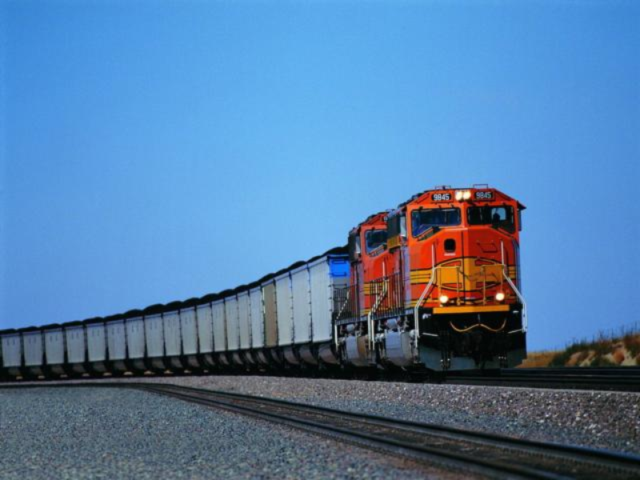
%> input picture Itti n Improved Itti/Image_17.png, 640 x 480 px
$ octave --eval "result = ittiSaliency_changed(imread('Image_17.png'));"   (GNU Octave 9; MATLAB toolbox functions it lacks are replaced by stand-ins)
%> lines starting %> are read from the running program, lines starting %| are printed output that depends on the picture; in (x1, y1, x2, y2) boxes, pixels count from 0 and x2, y2 are one past the last pixel; in counts of white or black regions, pixels touching at a corner belong together; the program's own positions count from 1
%% Functions
function [varargout] = ittiSaliency_changed(input)
% Computes the all process described in the rerence article:
% 1. Devides the input image in I,R,G,B and Y channels as described in
%    par. 2.1
% 2. Computes the center-surround operation on the Intensity channel and
%    the RG and BY double opponencies as described in par 2.1
% 3. Computes the 4 orientation center-surround operation as described
%    in par 2.1
% 4. Produces the conspicuity maps of intensity, color and orientation
%    as described in par 2.2
% 5. Produces the saliency map as described in par 2.2
% 6. Extracts the saliency points with the Winner-Take-All and Inibition of
%    Return strategy proposed in par 2.2 - Note: This is just my
%    interpretation of the WTA section. It is not based on the leaky
%    integrate-and-fire neuron model. I could not find any implementation
%    of this kind of model. Please, let me know if it looks correct to you
%    or if you got any suggestion or if you have the correct version of the
%    model proposed by Itti et al.

origSize = size(input);
origSize = origSize(1:2);   % [H W]

%% Channel division

[I,R,G,B,Y] = channels(input);

%% Center-Surround operation on the intensity channel

CSI = gaussianCenterSurround(I,I);

%% RG and BY opponency

RG = gaussianCenterSurround(R-G,G-R);
BY = gaussianCenterSurround(B-Y,Y-B);

%% orientation maps

orientationMaps = gaborCenterSurround_paper(I,4);
% [59 lines not run here, left out]
function [I,R,G,B,Y] = channels(input)
% [I,R,G,B,Y] = channels(input)
% Safe RGB-to-(I,R,G,B,Y) conversion (avoids NaNs from 0 denominators).
% Paper intent: normalize r,g,b by I only where I > 0.1*max(I).

    % Work in double to avoid uint overflow and for safe division
    input = double(input);

    % Intensity
    I = (input(:,:,1) + input(:,:,2) + input(:,:,3)) / 3;
    maxI = max(I(:));

    % If the image (or masked region) is completely black, return zeros
    if maxI <= 0
        z = zeros(size(I));
        R = z; G = z; B = z; Y = z;
        return;
    end

    % Only normalize where intensity is significant (paper uses 0.1*max(I))
    mask = (I > maxI/10);

    % Safe denominator: never allow 0
    denom = I;
    denom(denom == 0) = eps;

    % Normalize RGB by intensity everywhere safely, then zero-out outside mask
    r = input(:,:,1) ./ denom;
    g = input(:,:,2) ./ denom;
    b = input(:,:,3) ./ denom;

    r(~mask) = 0;
    g(~mask) = 0;
    b(~mask) = 0;

    % Broadly tuned channels (rectified)
    R = r - (g + b)/2;  R(R < 0) = 0;
    G = g - (r + b)/2;  G(G < 0) = 0;
    B = b - (r + g)/2;  B(B < 0) = 0;

    Y = (r + g)/2 - abs(r - g)/2 - b;
    Y(Y < 0) = 0;

    % Extra safety: clamp any accidental NaN/Inf (shouldn't happen now)
    R(~isfinite(R)) = 0;
    G(~isfinite(G)) = 0;
    B(~isfinite(B)) = 0;
    Y(~isfinite(Y)) = 0;
end

function output = gaussianCenterSurround(input1,input2)
    % Paper: scales s in [0..8], center c in {2,3,4}, surround s=c+{3,4}
    P1 = gaussianPyramid(input1,9);   % indices 1..9 correspond to scales 0..8
    P2 = gaussianPyramid(input2,9);

    k = 1;
    for c = 2:4
        for delta = 3:4
            s = c + delta;

            centerMap   = P1{c+1}; % +1 because MATLAB is 1-indexed
            surroundMap = P2{s+1};
            surroundMap = imresize(surroundMap, size(centerMap), "bilinear");

            output{1,k} = abs(centerMap - surroundMap);
            k = k + 1;
        end
    end
end
function output = gaussianPyramid(input,l)
% output = gaussianPyramid(input,l)
% compute the l-th level gassian pyramid of the input, where l=0 is the
% base image, l=1 is the first reduction, etc...
output{1} = input;
for i=1:l-1
    output{i+1} = impyramid(output{i},'reduce');
end
end

function output = gaborCenterSurround_paper(I, nOfDir)
    % Paper-like oriented Gabor pyramids on Gaussian pyramid scales 0..8
    Ipyr = gaussianPyramid(I, 9); % 0..8

    thetas = round((0:nOfDir-1) * (180/nOfDir));  % e.g., 0,45,90,135 when nOfDir=4

    % Compute O(s,theta) at each Gaussian scale
    O = cell(nOfDir, 9);
    for j = 1:nOfDir
        theta = thetas(j);
        for s = 0:8
            Is = Ipyr{s+1};
            % Choose a wavelength or filter size; many implementations keep wavelength fixed per scale.
            % A simple practical choice: wavelength proportional to scale.
            wavelength = 4;  % you can tune this
            O{j, s+1} = imgaborfilt(Is, wavelength, theta);
        end
    end

    % Center-surround differences: c in {2,3,4}, s=c+{3,4}
    output = cell(nOfDir, 6);
    for j = 1:nOfDir
        k = 1;
        for c = 2:4
            for delta = 3:4
                s = c + delta;
                centerMap   = O{j, c+1};
                surroundMap = imresize(O{j, s+1}, size(centerMap), "bilinear");
                output{j, k} = abs(centerMap - surroundMap);
                k = k + 1;
            end
        end
    end
end
% [268 lines left out: functions gaborTextureCenterSurround, gaborMagPyramid, gaborPyramid, conspicuityInt_paper, conspicuityCol_paper, conspicuityOr_paper and 8 more, not called in this run]
%> in channels, `I = (input(:,:,1) + input(:,:,2) + input(:,:,3)) / 3;`:
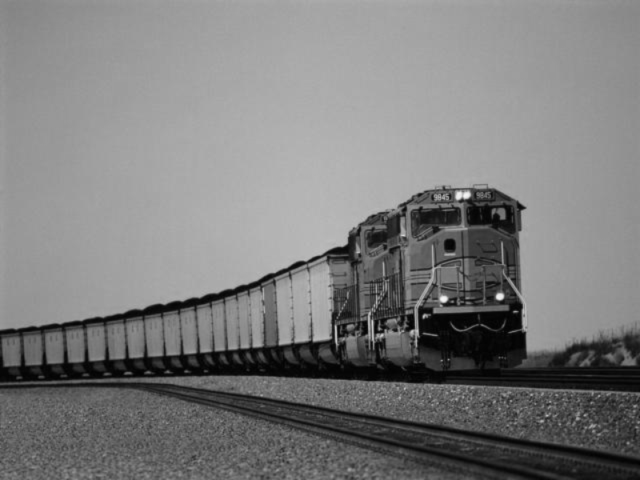
%> I: size 480x640 double; min 2, max 244.3, mean 124.4
%> in channels, `maxI = max(I(:));`: maxI = 244.3
%> in channels, `mask = (I > maxI/10);`:
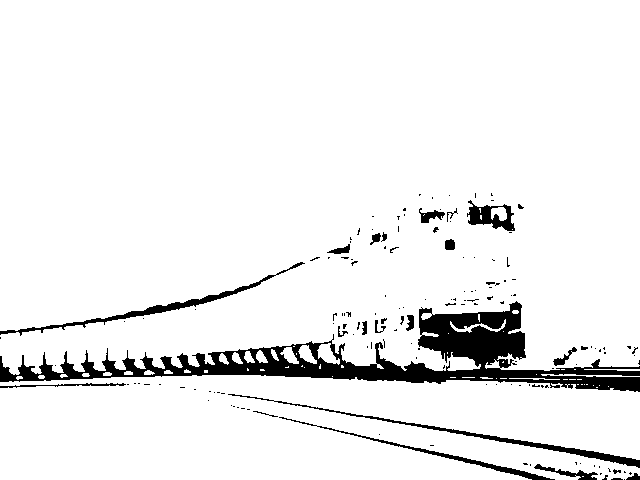
%> mask: size 480x640 logical; 93.2% white; 152 black regions (125 under 20 px), largest, box (x1, y1, x2, y2) and area: (0, 301, 640, 392) 14476, (228, 394, 640, 468) 1432, (0, 262, 305, 336) 1309
%> in channels, `r(~mask) = 0;`:
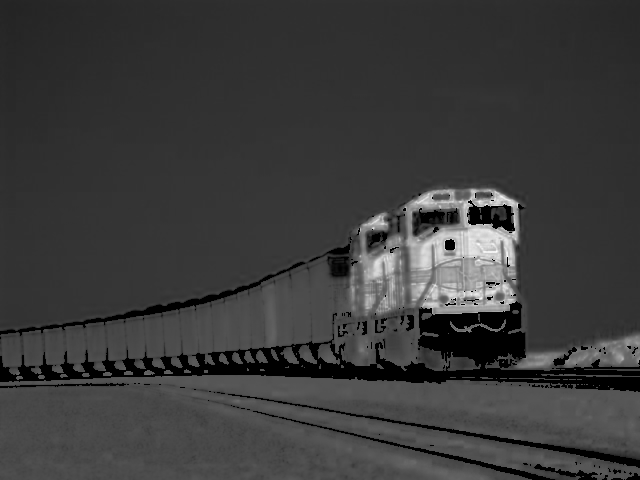
%> r: size 480x640 double; min 0, max 2.93, mean 0.687; drawn with min black and max white
%> in channels, `g(~mask) = 0;`:
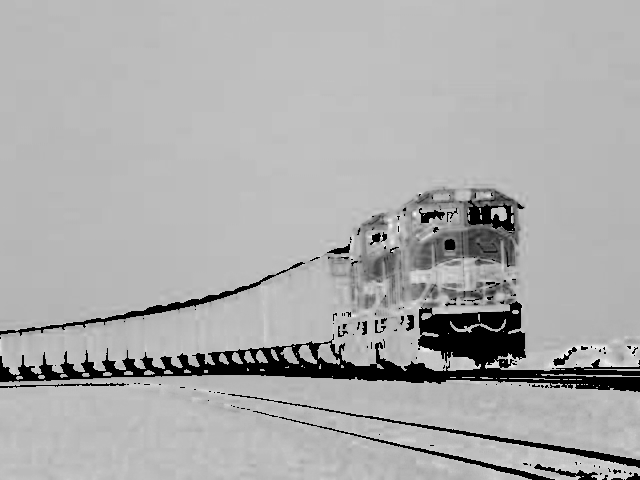
%> g: size 480x640 double; min 0, max 1.37, mean 0.924; drawn with min black and max white
%> in channels, `b(~mask) = 0;`:
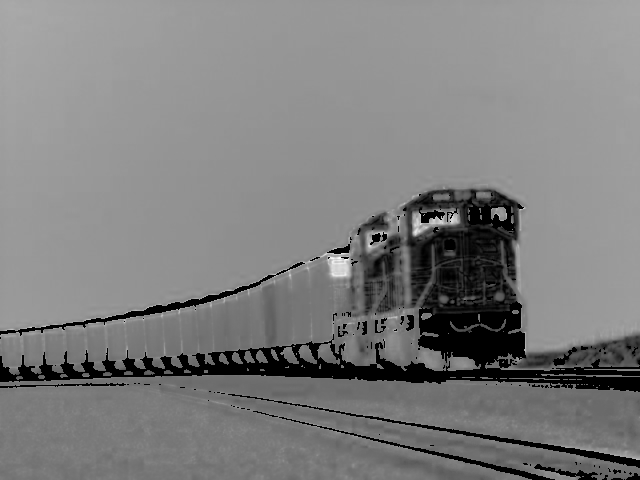
%> b: size 480x640 double; min 0, max 2.39, mean 1.18; drawn with min black and max white
%> in channels, `B(B < 0) = 0`:
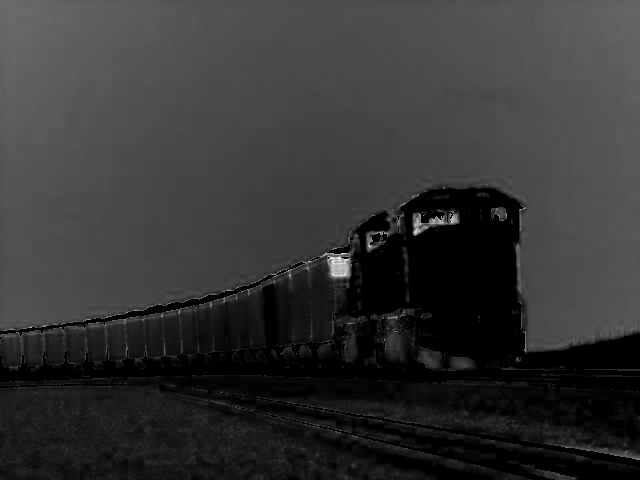
%> B: size 480x640 double; min 0, max 2.09, mean 0.426; drawn with min black and max white
%> in channels, `Y(Y < 0) = 0;`:
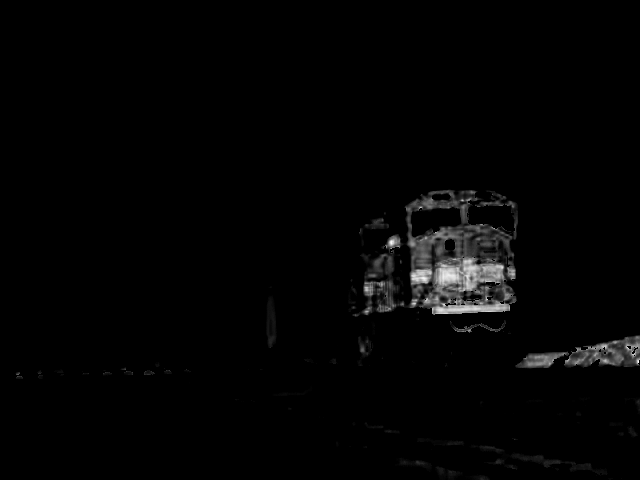
%> Y: size 480x640 double; min 0, max 1.2, mean 0.0191; drawn with min black and max white
%> after the loop in gaussianPyramid, `for i=1:l-1`: output = 9 items
%> after the loop in gaussianCenterSurround, `for c = 2:4`: k = 7; output = 6 items
%> in gaborCenterSurround_paper, `Ipyr = gaussianPyramid(I, 9);`: Ipyr = 9 items
%> (the run ends here)

$ run again, on Itti n Improved Itti/boat.jpg
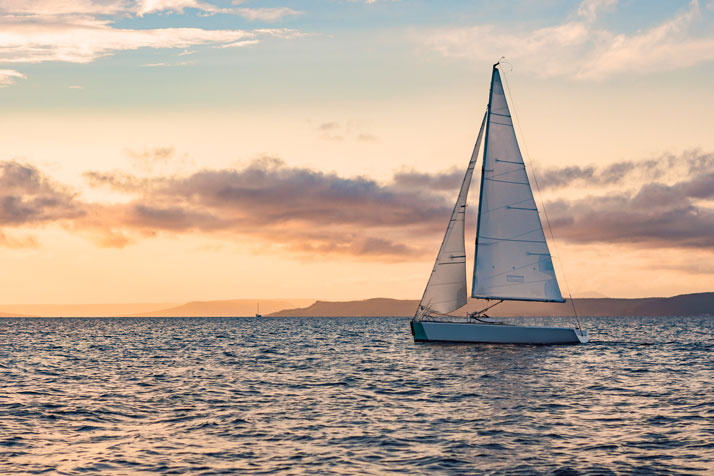
%> input picture Itti n Improved Itti/boat.jpg, 714 x 476 px
%> maxI = 246
%> in channels, `mask = (I > maxI/10);`:
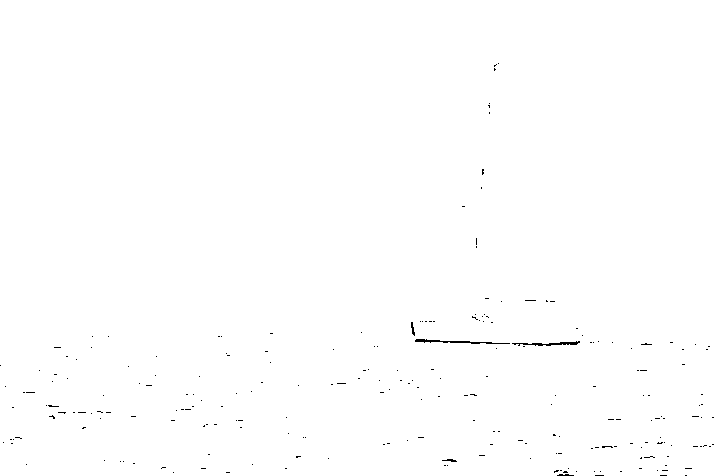
%> mask: size 476x714 logical; 99.7% white; black in thin lines or dots, all inside (x1, y1, x2, y2) = (0, 63, 714, 476)
%> R: size 476x714 double; min 0, max 1.48, mean 0.169
%> in channels, `Y(Y < 0) = 0;`:
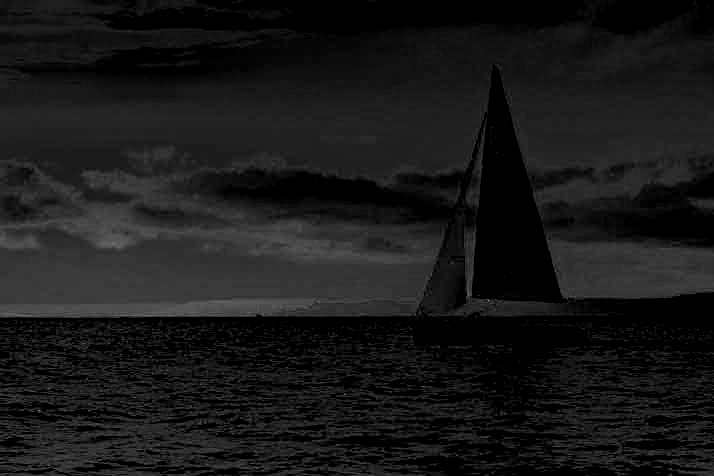
%> Y: size 476x714 double; min 0, max 0.695, mean 0.0967
%> after the loop in gaussianPyramid, `for i=1:l-1`: output = 9 items
%> after the loop in gaussianCenterSurround, `for c = 2:4`: k = 7; output = 6 items
%> Ipyr = 9 items

$ run again, on Itti n Improved Itti/road.jpg
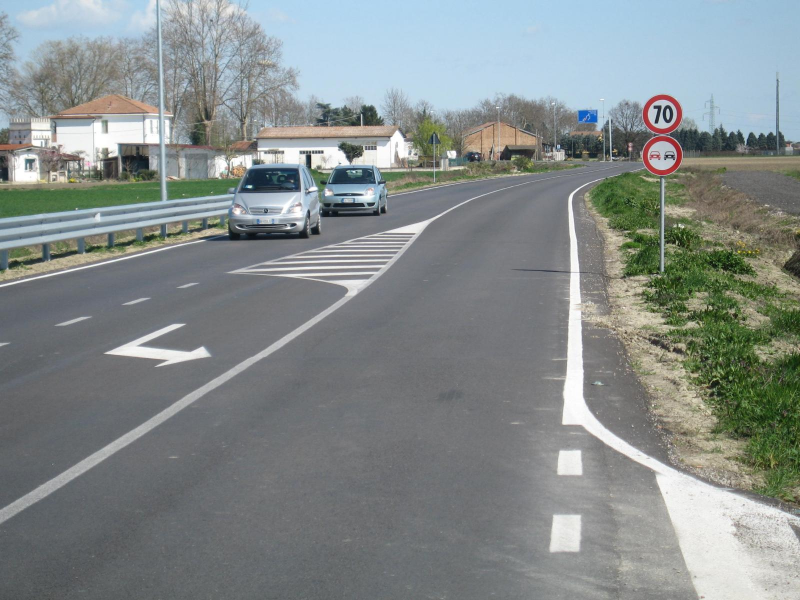
%> input picture Itti n Improved Itti/road.jpg, 1600 x 1200 px (shown at 1/2 size)
%> maxI = 255
%> in channels, `mask = (I > maxI/10);`:
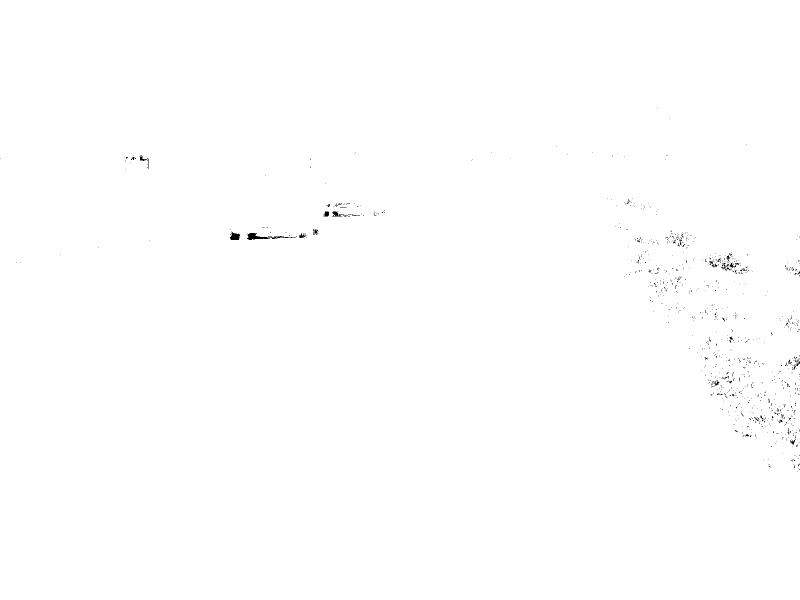
%> mask: size 1200x1600 logical (shown at 1/2 size); 99.8% white; black in thin lines or dots, all inside (x1, y1, x2, y2) = (0, 216, 1600, 944)
%> in channels, `Y(Y < 0) = 0;`:
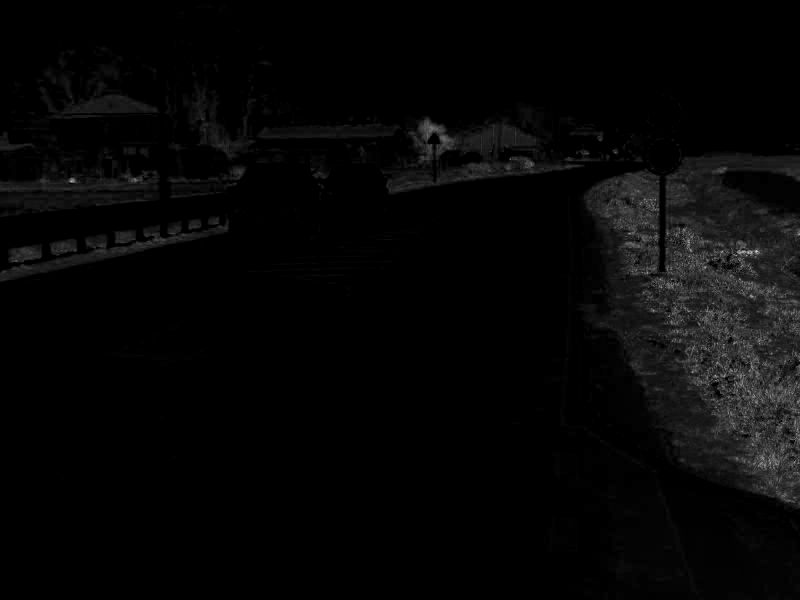
%> Y: size 1200x1600 double (shown at 1/2 size); min 0, max 1.49, mean 0.0377; drawn with min black and max white
%> after the loop in gaussianPyramid, `for i=1:l-1`: output = 9 items
%> after the loop in gaussianCenterSurround, `for c = 2:4`: k = 7; output = 6 items
%> Ipyr = 9 items
